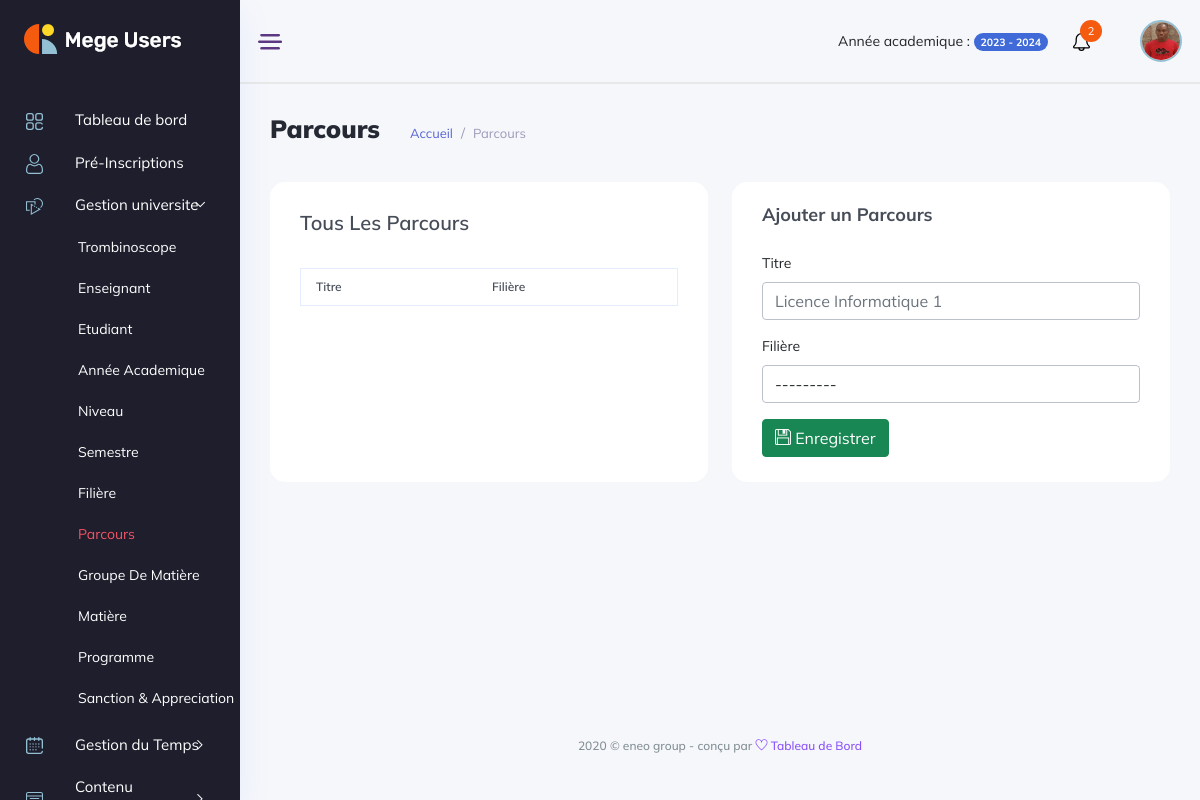
The page /gestion_universite/parcours/ (signed in) on the database as committed earlier.
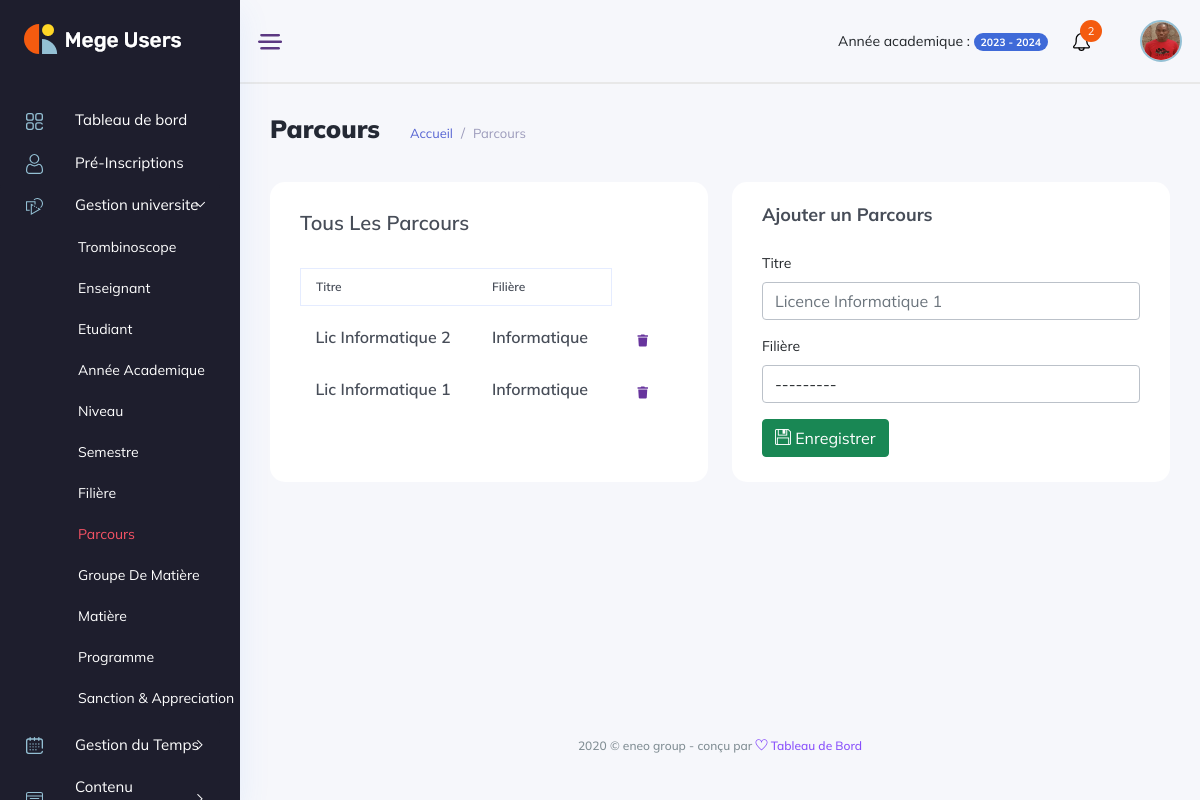
The same page on the database as committed later.
### backend/models/gestion_ecole.py (models this page shows, shortened)
class Career(models.Model):
    title = models.CharField(max_length=50)
    sector = models.ForeignKey(Sector, on_delete=models.SET_NULL, blank=True, null=True)
    created_at = models.DateTimeField(auto_now_add=True)
    updated_at = models.DateTimeField(auto_now=True)

class Sector(models.Model):
    title = models.CharField(max_length=50)
    school = models.ForeignKey(Etablishment, on_delete=models.CASCADE, null=True)
    created_at = models.DateTimeField(auto_now_add=True)
    updated_at = models.DateTimeField(auto_now=True)
    def __str__(self):
        return f"Sector: {self.title}"

### manager_dashboard/views/gestion_universite_view.py (the view, shortened to what this page needs)
class CareerView(View):
    template = "manager_dashboard/gestion_universite/parcours.html"
    def dispatch(self,request, *args, **kwargs):
        if not request.user.is_authenticated:
            return redirect('backend:login')
        if request.user.is_manager or request.user.is_admin:
            return super().dispatch(request, *args, **kwargs)
        return redirect('backend:logout')
    def get(self, request, *args, **kwargs):
        form = CareerForm(request.user)
        context = {'careers':Career.objects.filter(sector__school=request.user.school), 'form':form}
        return render(request, template_name=self.template, context=context)

### backend/forms/gestion_ecole_forms.py
class CareerForm(forms.ModelForm):
    def __init__(self, user, *args, **kwargs):
        super(CareerForm, self).__init__(*args, **kwargs)
        self.fields['sector'].queryset = Sector.objects.filter(school=user.school)
    class Meta:
        model = Career
        fields = ['title', 'sector']
        widgets = {
            'title' : forms.TextInput(
                attrs={
                    'type':'text',
                    'id': 'title',
                    'class': 'form-control',
                    'name': 'title',
                    'maxLength':'50',
                    'placeholder': 'Licence Informatique 1',
                    'required': True
                }
            ),
            'sector': forms.Select(
                attrs={
                    'class': 'form-control',
                    'required': True,
                }
            ),
        }

### manager_dashboard/templates/manager_dashboard/gestion_universite/parcours.html (shortened to what this page needs)
{% extends '../base.html' %}
{% load static %}
{% block content %}
<div class="main_content_iner overly_inner ">
    <div class="container-fluid p-0 ">
        <div class="row">
            <div class="col-12">
                <div class="page_title_box d-flex flex-wrap align-items-center justify-content-between">
                    <div class="page_title_left d-flex align-items-center">
                        <h3 class="f_s_25 f_w_700 dark_text mr_30">Parcours</h3>
                        <ol class="breadcrumb page_bradcam mb-0">
                            <li class="breadcrumb-item"><a class='text-primary' href='{% url "manager_dashboard:index" %}'>Accueil</a></li>
                            <li class="breadcrumb-item"><a href="">Parcours</a></li>
                        </ol>
                    </div>
                </div>
            </div>
        </div>
        <div class="row">
            <div class="col-lg-6">
                <div class="white_card card_height_100 mb_30 pt-4">
                    <div class="white_card_body">
                        <div class="QA_section">
                            <div class="white_box_tittle list_header">
                                <h4>Tous Les Parcours </h4>
                            </div>
                            <div class="QA_table mb_30">
                                <table class="table lms_table_active ">
                                    <thead>
                                        <tr>
                                            <th scope="col">Titre</th>
                                            <th>Filière</th>
                                        </tr>
                                    </thead>
                                    <tbody id="elementList">
                                        {% for career in careers %}
                                            <tr data-id="{{ career.id }}">
                                                <td> <h6> {{career.title }} <h6></td>
                                                <td> <h6> {{career.sector.title }} <h6> </td>
                                                <td>
                                                    <div class="action_btns d-flex">
                                                        <a href="#" onclick='deleteCareer({{ career.id }})' class="action_btn"> <i class="fas fa-trash"></i> </a>
                                                    </div>
                                                </td>
                                            </tr>
                                        {% endfor %}
                                    </tbody>
                                </table>
                            </div>
                        </div>
                    </div>
                </div>
            </div>
            <div class="col-6">
                <div class="white_card card_height_100 mb_30">
                    <div class="white_card_header">
                        <div class="box_header m-0">
                            <div class="main-title">
                                <h3 class="m-0">Ajouter un Parcours</h3>
                            </div>
                        </div>
                    </div>
                    <div class="white_card_body">
                        <form method="post">
                            <div class="mb-3">
                                <label class="form-label" for="libelle">Titre</label>
                                {{ form.title }}
                            </div>
                            <div class="mb-3">
                                <label class="form-label" for="level">Filière</label>
                                {{ form.sector }}
                            </div>
                            <button type="submit" class="btn btn-success"> <i class="ti-save"></i> Enregistrer</button>
                        </form>
                    </div>
                </div>
            </div>
        </div>
    </div>
</div>
{% endblock content %}

Rows that differ between the two databases and show on the page:
added Career: title "Lic Informatique 2", sector "Informatique"
added Career: title "Lic Informatique 1", sector "Informatique"
